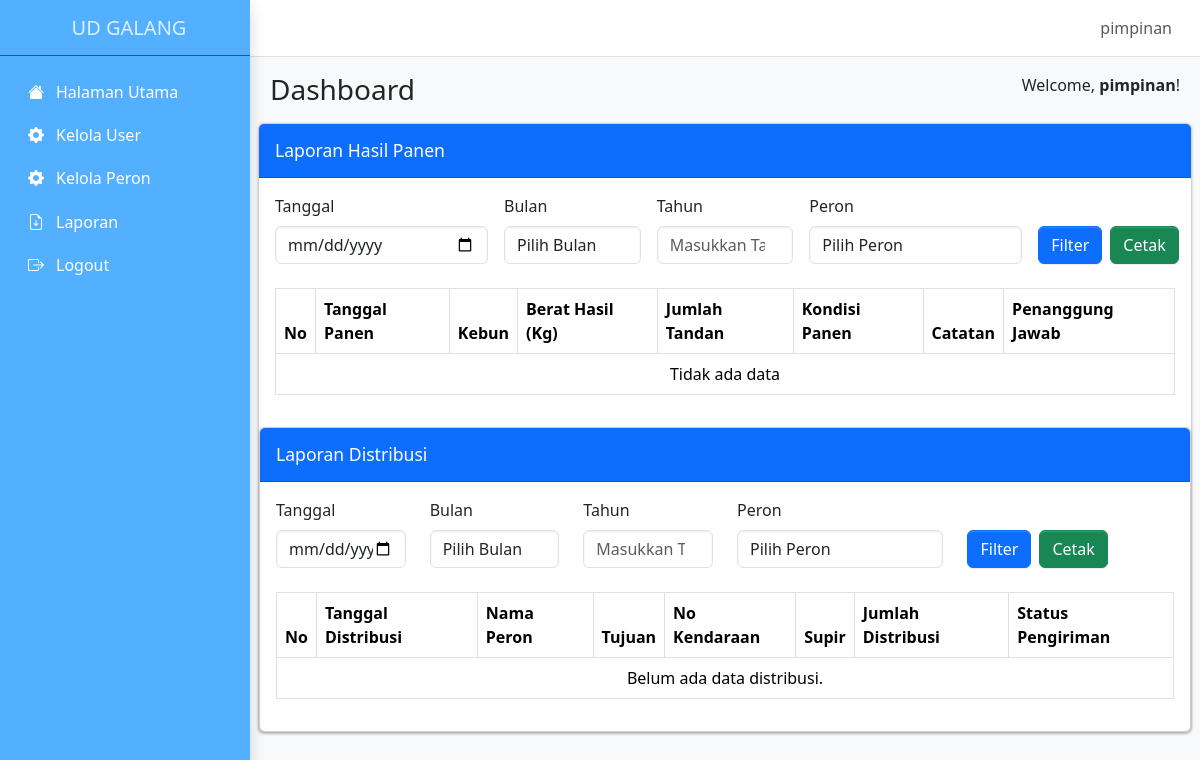
Page /laporan.php (signed in) on the earlier database version.
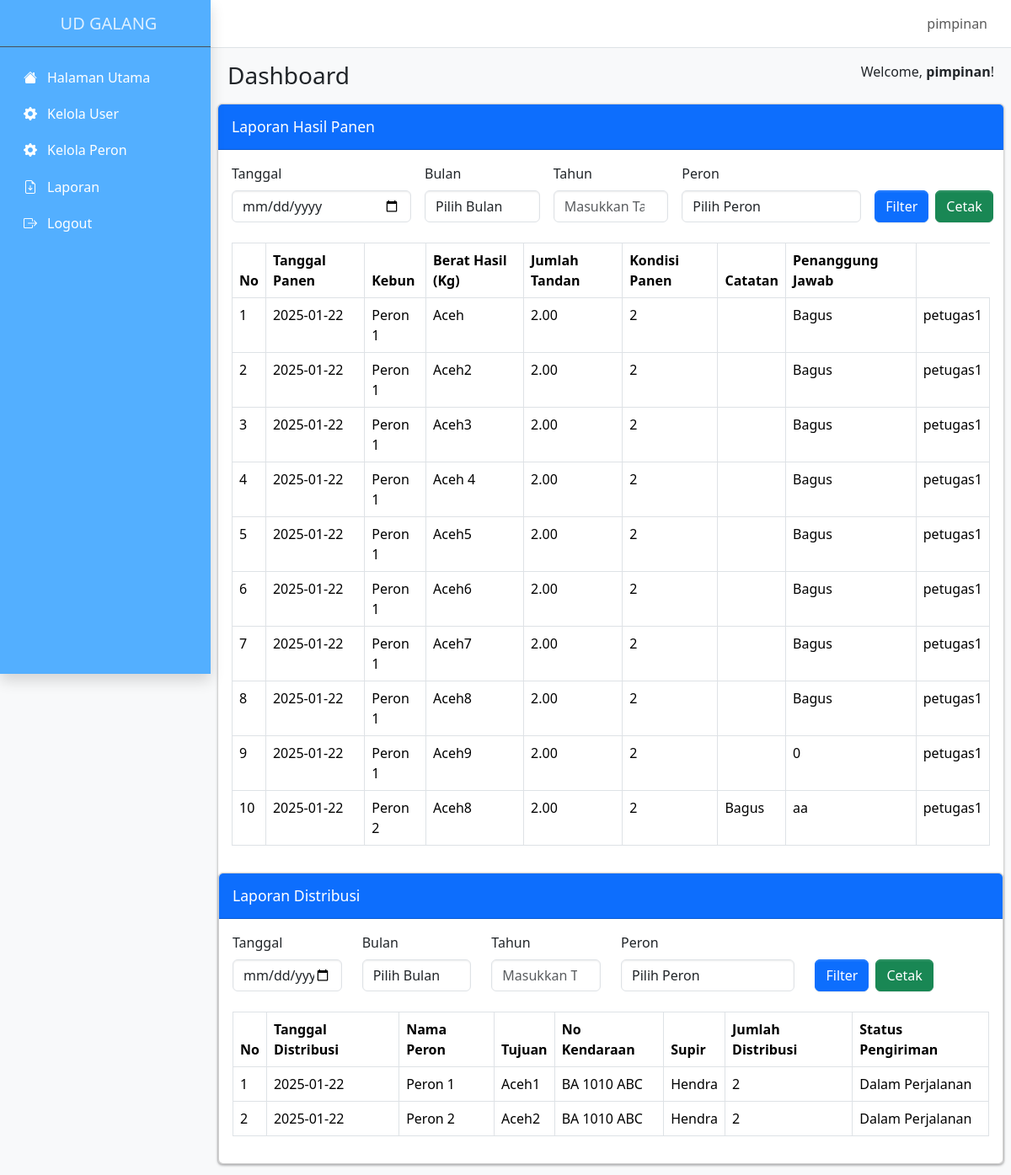
Same page on the later database version.
### tables this page shows
CREATE TABLE `panen` (
  `id_panen` int NOT NULL,
  `tanggal_panen` date NOT NULL,
  `kebun` varchar(100) NOT NULL,
  `berat_hasil` decimal(10,2) NOT NULL,
  `jumlah_tandan` int NOT NULL,
  `kondisi_panen` varchar(30) NOT NULL,
  `catatan` text,
  `create_by` int NOT NULL,
  `id_peron` int DEFAULT NULL
);

CREATE TABLE `peron` (
  `id_peron` int NOT NULL,
  `nama_peron` varchar(255) NOT NULL
);

CREATE TABLE `user` (
  `id_user` int NOT NULL,
  `name` varchar(100) NOT NULL,
  `username` varchar(50) NOT NULL,
  `id_peron` int DEFAULT NULL,
  `password` varchar(255) NOT NULL,
  `level` varchar(50) NOT NULL
);

CREATE TABLE `distribusi` (
  `id_distribusi` int NOT NULL,
  `tanggal_distribusi` date NOT NULL,
  `tujuan` varchar(255) NOT NULL,
  `no_kendaraan` varchar(50) NOT NULL,
  `supir` varchar(100) NOT NULL,
  `jumlah_distribusi` int NOT NULL,
  `status_pengiriman` varchar(50) NOT NULL,
  `create_by` int NOT NULL,
  `id_peron` int NOT NULL
);

### laporan.php (the view, shortened to what the rows shown need)
<?php
include 'template/header.php';
?>
<body class="layout-fixed sidebar-expand-lg bg-body-tertiary">
    <div class="app-wrapper">
        <main class="app-main">
            <div class="app-content">
                <div class="row">
                    <div class="col-md-12">
                        <div class="card">
                            <div class="card-body">
                                <div class="table-responsive mt-4">
                                    <table class="table table-bordered">
                                        <thead>
                                            <tr>
                                                <th>No</th>
                                                <th>Tanggal Panen</th>
                                                <th>Kebun</th>
                                                <th>Berat Hasil (Kg)</th>
                                                <th>Jumlah Tandan</th>
                                                <th>Kondisi Panen</th>
                                                <th>Catatan</th>
                                                <th>Penanggung Jawab</th>
                                            </tr>
                                        </thead>
                                        <tbody>
                                            <?php
                                            $query = "
                                                SELECT panen.*, user.name, peron.nama_peron
                                                FROM panen
                                                JOIN user ON panen.create_by = user.id_user
                                                JOIN peron ON panen.id_peron = peron.id_peron";
                                            $stmt = $conn->prepare($query);
                                            $stmt->execute();
                                            $result = $stmt->get_result();
                                            if ($result->num_rows > 0) {
                                                $no = 1;
                                                while ($row = $result->fetch_assoc()) {
                                                    echo "<tr>";
                                                    echo "<td>" . $no++ . "</td>";
                                                    echo "<td>" . htmlspecialchars($row['tanggal_panen']) . "</td>";
                                                    echo "<td>" . htmlspecialchars($row['nama_peron']) . "</td>";
                                                    echo "<td>" . htmlspecialchars($row['kebun']) . "</td>";
                                                    echo "<td>" . htmlspecialchars($row['berat_hasil']) . "</td>";
                                                    echo "<td>" . htmlspecialchars($row['jumlah_tandan']) . "</td>";
                                                    echo "<td>" . htmlspecialchars($row['kondisi_panen']) . "</td>";
                                                    echo "<td>" . htmlspecialchars($row['catatan']) . "</td>";
                                                    echo "<td>" . htmlspecialchars($row['name']) . "</td>";
                                                    echo "</tr>";
                                                }
                                            } else {
                                                echo "<tr><td colspan='9' class='text-center'>Tidak ada data</td></tr>";
                                            }
                                            ?>
                                        </tbody>
                                    </table>
                                </div>
                            </div>
                            <div class="card">
                                <div class="card-body">
                                                    <?php
                                                    include 'koneksi.php';
                                                    ?>
                                    <div class="table-responsive mt-4">
                                        <table class="table table-bordered">
                                            <thead>
                                                <tr>
                                                    <th>No</th>
                                                    <th>Tanggal Distribusi</th>
                                                    <th>Nama Peron</th>
                                                    <th>Tujuan</th>
                                                    <th>No Kendaraan</th>
                                                    <th>Supir</th>
                                                    <th>Jumlah Distribusi</th>
                                                    <th>Status Pengiriman</th>
                                                </tr>
                                            </thead>
                                            <tbody>
                                                <?php
                                                $query = "SELECT distribusi.*, peron.id_peron, peron.nama_peron
              FROM distribusi
              JOIN peron ON distribusi.id_peron = peron.id_peron";
                                                $query .= " ORDER BY distribusi.tanggal_distribusi DESC";
                                                $stmt = $conn->prepare($query);
                                                if ($stmt) {
                                                    $stmt->execute();
                                                    $result = $stmt->get_result();
                                                    if ($result->num_rows > 0) {
                                                        $no = 1;
                                                        while ($row = $result->fetch_assoc()) {
                                                            echo "<tr>";
                                                            echo "<td>" . $no++ . "</td>";
                                                            echo "<td>" . $row['tanggal_distribusi'] . "</td>";
                                                            echo "<td>" . $row['nama_peron'] . "</td>";
                                                            echo "<td>" . $row['tujuan'] . "</td>";
                                                            echo "<td>" . $row['no_kendaraan'] . "</td>";
                                                            echo "<td>" . $row['supir'] . "</td>";
                                                            echo "<td>" . $row['jumlah_distribusi'] . "</td>";
                                                            echo "<td>" . $row['status_pengiriman'] . "</td>";
                                                            echo "</tr>";
                                                        }
                                                    } else {
                                                        echo "<tr><td colspan='8' class='text-center'>Belum ada data distribusi.</td></tr>";
                                                    }
                                                } else {
                                                    echo "<tr><td colspan='8' class='text-center'>Terjadi kesalahan pada query.</td></tr>";
                                                }
                                                ?>
                                            </tbody>
                                        </table>
                                    </div>
                                </div>
                            </div>
                        </div>
                    </div>
                </div>
        </main>
    </div>
</body>
</html>

Differences in the rows shown:
added panen: tanggal_panen "2025-01-22", id_peron.nama_peron "Peron 1", kebun "Aceh", berat_hasil "2.00", jumlah_tandan "2", catatan "Bagus", create_by.name "petugas1"
added panen: tanggal_panen "2025-01-22", id_peron.nama_peron "Peron 1", kebun "Aceh2", berat_hasil "2.00", jumlah_tandan "2", catatan "Bagus", create_by.name "petugas1"
added panen: tanggal_panen "2025-01-22", id_peron.nama_peron "Peron 1", kebun "Aceh3", berat_hasil "2.00", jumlah_tandan "2", catatan "Bagus", create_by.name "petugas1"
added panen: tanggal_panen "2025-01-22", id_peron.nama_peron "Peron 1", kebun "Aceh 4", berat_hasil "2.00", jumlah_tandan "2", catatan "Bagus", create_by.name "petugas1"
added panen: tanggal_panen "2025-01-22", id_peron.nama_peron "Peron 1", kebun "Aceh5", berat_hasil "2.00", jumlah_tandan "2", catatan "Bagus", create_by.name "petugas1"
added panen: tanggal_panen "2025-01-22", id_peron.nama_peron "Peron 1", kebun "Aceh6", berat_hasil "2.00", jumlah_tandan "2", catatan "Bagus", create_by.name "petugas1"
added panen: tanggal_panen "2025-01-22", id_peron.nama_peron "Peron 1", kebun "Aceh7", berat_hasil "2.00", jumlah_tandan "2", catatan "Bagus", create_by.name "petugas1"
added panen: tanggal_panen "2025-01-22", id_peron.nama_peron "Peron 1", kebun "Aceh8", berat_hasil "2.00", jumlah_tandan "2", catatan "Bagus", create_by.name "petugas1"
added panen: tanggal_panen "2025-01-22", id_peron.nama_peron "Peron 1", kebun "Aceh9", berat_hasil "2.00", jumlah_tandan "2", catatan "0", create_by.name "petugas1"
added panen: tanggal_panen "2025-01-22", id_peron.nama_peron "Peron 2", kebun "Aceh8", berat_hasil "2.00", jumlah_tandan "2", kondisi_panen "Bagus", catatan "aa", create_by.name "petugas1"
added distribusi: tanggal_distribusi "2025-01-22", id_peron.nama_peron "Peron 1", tujuan "Aceh1", no_kendaraan "BA 1010 ABC", supir "Hendra", jumlah_distribusi "2", status_pengiriman "Dalam Perjalanan"
added distribusi: tanggal_distribusi "2025-01-22", id_peron.nama_peron "Peron 2", tujuan "Aceh2", no_kendaraan "BA 1010 ABC", supir "Hendra", jumlah_distribusi "2", status_pengiriman "Dalam Perjalanan"
Other differences:
text no longer shown: "Tidak ada data Belum ada data distribusi."
